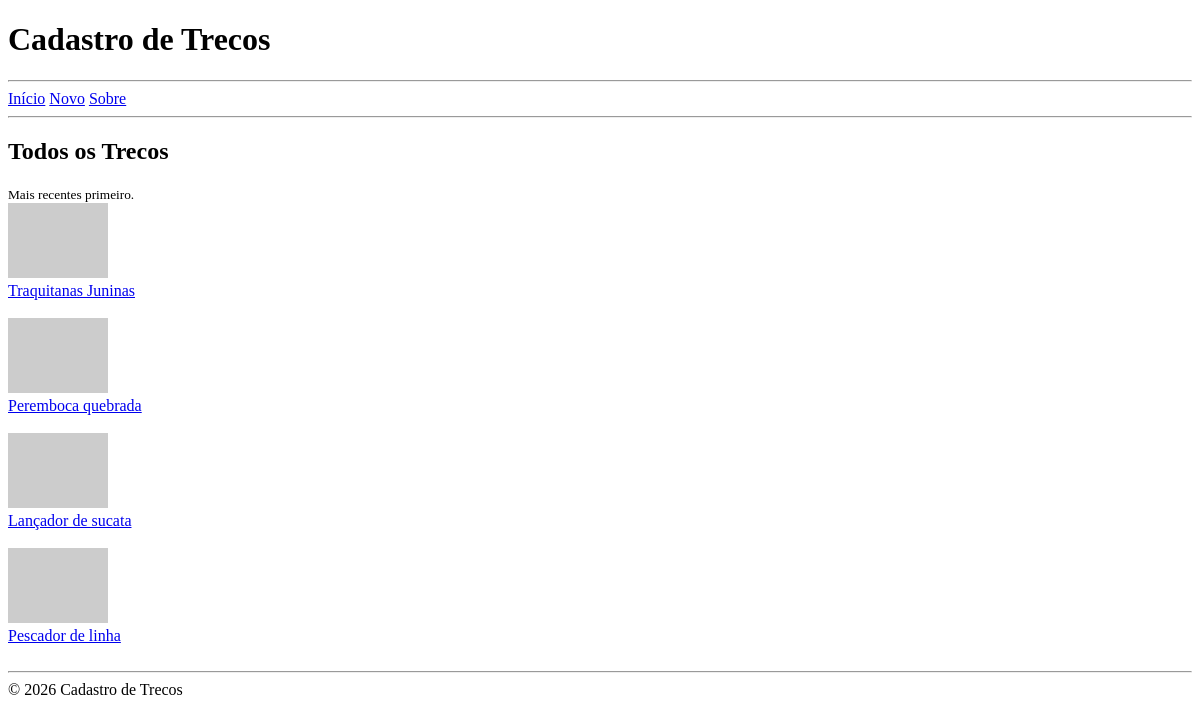
Before: / with the older database file.
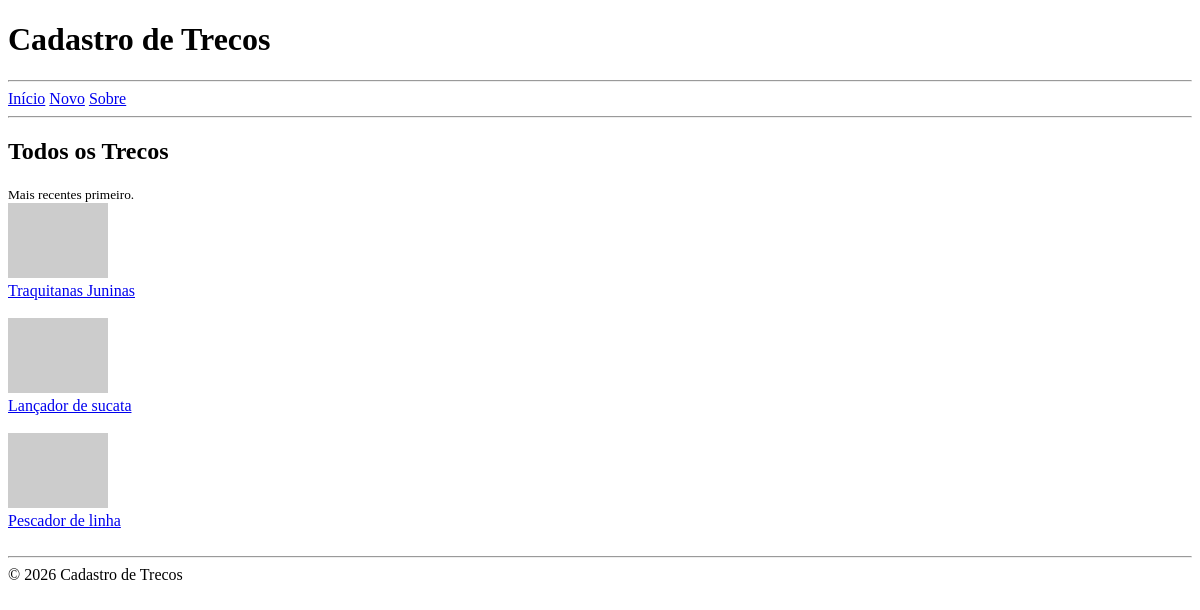
After: the same page with the newer database file.
### tables this page shows
CREATE TABLE thing (
    id INTEGER PRIMARY KEY AUTOINCREMENT,
    created_at TEXT DEFAULT CURRENT_TIMESTAMP,
    name TEXT,
	description TEXT,
    location TEXT, 
	photo TEXT,
	status TEXT CHECK (status IN ('on', 'off', 'del')) DEFAULT 'on'
);

### app.py (the view)
@app.route("/")
def index():
    with sqlite3.connect('database.db') as conn:
        conn.row_factory = sqlite3.Row
        contents = conn.execute("""
            SELECT id, name, photo
            FROM thing
                WHERE status = 'on'
                ORDER BY created_at DESC
        """).fetchall()
    total = len(contents)
    return render_template(
        'index.html',
        contents=contents,
        total=total
    )

### templates/index.html (shortened to what this page needs)
{% extends '_base.html' %}
{% block main %}
<section>
    <h2>Todos os Trecos</h2>
    <small>Mais recentes primeiro.</small>
    {% if total > 0 %}
    <div>
        {% for content in contents %}
        <div>
            <div><img src="{{ content.photo }}" alt="{{ content.name }}" width="100"></div>
            <div><a href="{{ url_for('view', thing_id=content.id) }}">{{ content.name }}</a></div>
        </div>
        {% endfor %}
    </div>
    {% else %}
    <p>
        Nenhum treco cadastrado ainda!
        <a href="{{ url_for('new_thing') }}">Cadastre um treco</a>
    </p>
    {% endif %}
</section>
{% endblock %}

### templates/_base.html (shortened to what this page needs)
<!DOCTYPE html>
<html lang="pt-BR">
<head>
</head>
<body>
    <header>
        <h1>Cadastro de Trecos</h1>
    </header>
    <hr>
    <nav>
        <a href="{{ url_for('index') }}">Início</a>
        <a href="{{ url_for('new_thing') }}">Novo</a>
        <a href="{{ url_for('about') }}">Sobre</a>
    </nav>
    <hr>
    <main>
        {% block main %}{% endblock %}
    </main>
    <hr>
    <footer>&copy; 2026 Cadastro de Trecos</footer>
</body>
</html>

Changed rows visible on the page:
no longer on this page (row edited): thing: name "Peremboca quebrada"
